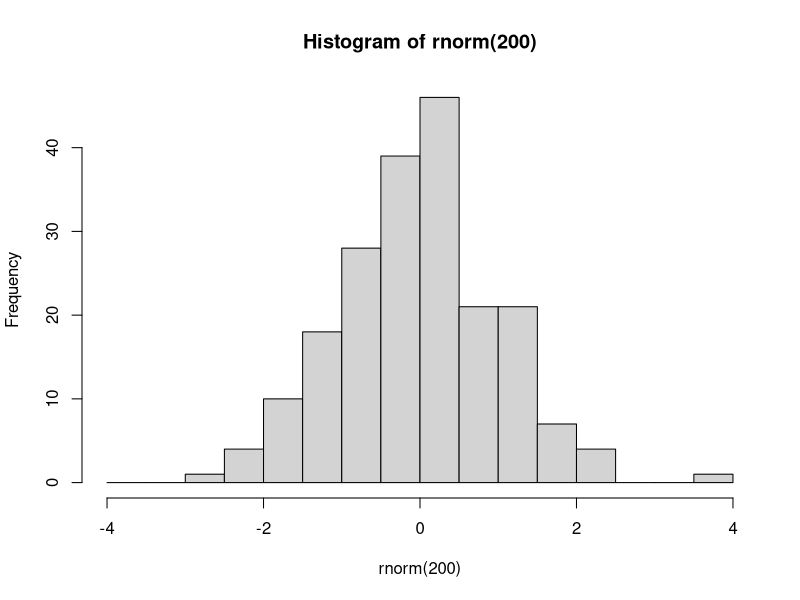
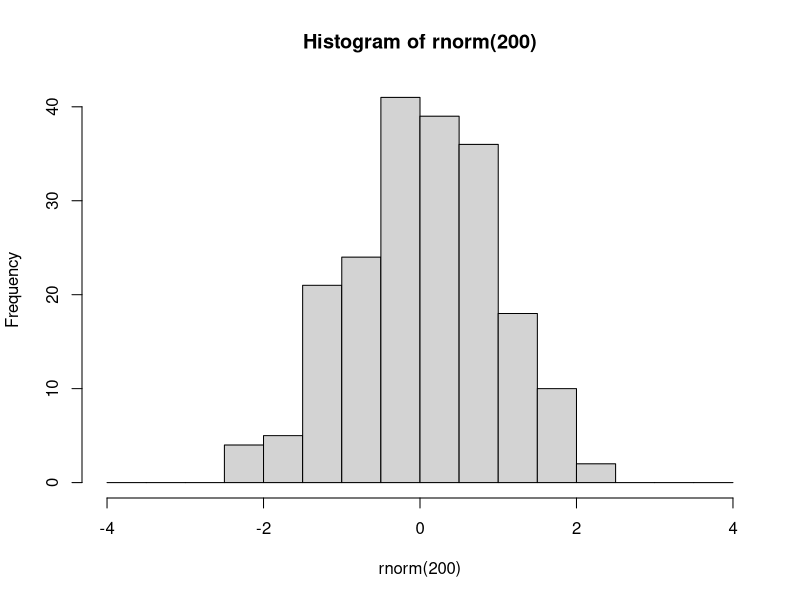

Here is the R script that generated these plots, in order: (Note: this script raises an error after producing the figures.)
###################################
###################################
########                   ########
########   Data Science 1  ########
########       Lab 7       ######## 
########  10th Dec. 2024   ########
########                   ########
###################################
###################################

## Welcome to lab #4. Today we will start with an introduction to the tidyverse,
# Then you will write your own lm() function, and finally a couple of exercises



#####################
####    Pipes    ####
#####################

# The pipe operator looks like this: |>
# It signifies: take the element on the left and use it as the first argument in the function on the right

# Example

hist(rnorm(200), breaks=seq(-4,4,0.5))
# is equivalent to

rnorm(200) |> hist(breaks=seq(-4,4,0.5))

# The purpose of the pipe is mostly aesthetic, in particular to avoid large numbers of parentheses when something needs to be transformed using multiple functions:



### 1.1 Rewrite the following expression using pipes:
set.seed(123)
round(sqrt(log(runif(10,1,10))),2)


# Pipes were initially created in a package called magrittr, part of the 'tidyverse' group of packages


########################
####    Packages    ####
########################

# Packages are essentially environments full of functions and/or objects which aren't loaded into R by default, but must be first installed (generally from a repository called CRAN), and then loaded

# Here we will install tidyverse, which is not one but a series of packages written by the same group of people, which share a number of syntactical features

install.packages('tidyverse')

# After you have installed tidyverse into your packages, you must also load it into your environment

library(tidyverse)

# You will only have to install a package once. However, every time you start fresh in a new R environment, you will have to load the packages you need again.

#########################
####    TIDYVERSE    ####
#########################

# The tidyverse encompasses a very large number of packages, and is fairly powerful (in that you can do a lot using tidyverse packages)
# However, you DO NOT need to use tidyverse exclusively! I mostly don't use it, for example, preferring to stick to base R except for a few functionalities.

# Downsides of tidyverse include: unique syntax which is very different from other programming languages such as python
# 'Black box' functions that have specific purposes that must be remembered, as opposed to more general-purpose functions in base R
# Often actually more verbose than base R (ie. requires more lines of code to do the same thing)
# Using tidyverse is a matter of preference!

# The pipe operator was originally introduced in the tidyverse package magrittr. 
# The tidyverse pipe operator looks like this: %>%

set.seed(123)
runif(10,1,10) %>% 
  log() %>%
  sqrt() %>%
  round(2)

# In this class we will look at 2 important tidyverse packages.
# Today we will look at dplyr, which is used to manipulate and transform data.
# Next week we will learn ggplot2, which is used for plotting and data visualisation

#####################
####    dplyr    ####
#####################

# The philosophy behind dplyr is that every data transformation can be done using a function, and multiple transformations can be done by piping an object through multiple functions
# For example, in dplyr we no longer use indexing.
# Instead we use the functions 'select', to choose specific columns in a data frame, and 'filter', to choose specific rows.

data(mtcars)

# so instead of:
mtcars[mtcars$cyl == 6, 1:5]
# we would write:
mtcars %>%
  filter(cyl==6) %>%
  select(1:5)

### 2.1
# using select() and filter(), create a new database of cars that are over 4000 lbs in weight, retaining only the wt and mpg columns. Save this database to an object called 'df'.


# After you have selected the rows and columns you are interested in, you can 
# change the order of the rows using arrange

df %>% arrange(wt)

df %>% arrange(desc(wt))


# To change variables, we can use mutate()
df <- df %>% mutate(wt_kg=wt*453.592,
                    km_per_l = mpg*1.60934/3.78541)

# And we can use ifelse() within mutate()
mtcars <- mtcars %>%
            mutate(wt_class = ifelse(wt>=4, 'Oversized','Standard'))

# We can even do a sultiple ifelse statment using case_when()
mtcars <- mtcars %>%
            mutate(
              efficiency = case_when(
                mpg<=15 ~ 'low',
                mpg>15 & mpg<=20 ~ 'medium',
                mpg>20 ~ 'high'
                ))

# Next, summarise (or summarize) is a useful function which collapses a dataframe into a single row and can calculate summary statistics, eg:

mtcars %>% 
  summarise(
    mean_wt = mean(wt),
    sd_wt = sd(wt),
    n = length(mpg)
  )

# We can also use summarise to collapse a data frame not into one single row, but into as many rows as we have groups of interest. 
# To do this, first we need to use group_by()

mtcars %>% group_by(efficiency)

# You'll notice that this automatically changes the data frame into a new kind of object, called a tibble.
# Tibbles are basically tidyverse dataframes, that display information slightly differently, and are a bit more particular about certain things like not wanting empty cells.
# Tibbles can also be grouped, which allows for further operations down the line
# For example:

mtcars %>% 
  group_by(efficiency) %>%
  summarise(
    wt_kg=mean(wt),
    n=length(hp)
  ) %>%
  arrange(
    c('high','medium','low')
  )

# You can group by multiple variables

mtcars %>% 
  group_by(efficiency,cyl) %>%
  summarise(
    wt_kg=mean(wt),
    n=length(hp)
  )

# After grouping a tibble, remember to ungroup it later using ungroup(), or you may have issues down the line.

# 3.1
data(iris)
# using the dplyr functions do the following:
# create a new column called Petal.Area which is the product of the petal width and petal length columns.
# For each of the different species of iris, present the mean and standard deviation for the sepal length, sepal width, and petal area, as well as the number of samples (n)
# Order this database in decreasing order of average petal length.



#######################################################
####    Code your own lm and predict functions!    ####
#######################################################

### 4.1 lm()

# Here I will walk you through the steps needed to write these functions. Follow along with the slides from this week's and last week's lectures - they contain all of the maths and some of the code that you need!

# At each step of the way, you should save each new element you calculate into a new object.

# Your lm function should take as input a y variable, and one or more x variables which should be inputted as a matrix or dataframe with one variable per column. 

my.lm <- function(y,x){

# Start by saving the sample size (n). You will need it later for calculating degrees of freedom for the test statistics and sampling distributions.
  n <- 
# Next create the X matrix using as.matrix. Don't forget to add the column of 1s!
  x <- 
# use the y input and your newly constructed x matrix to calculate the parameter estimates (or coefficients). 
# Hint: see lab 6, and remember that t() gives the transpose of a matrix and solve() gives its inverse
  b <- 
# Next, using these calculated coefficients, calculate all of the predicted values, y_hat, for each of the values of x (each of the rows of the X matrix). 
# Hint: look at the formula for the linear model - and remember we are multiplying matrices!
  y_hat <- 
# Next, calculate the residuals (actual values of y minus the predicted values y_hat)
  e <- 
# Next calculate the estimate of the residual standard error, s. Careful about the denominator here: check how many degrees of freedom you have!
  s <- 
# Using s, calculate the variance covariance matrix of the coefficients.
  vcov_coef <- 
# from this covariance matrix, extract the standard errors of the coefficients
  se_coef <- 
# use these standard errors to calculate the t-values for each of the coefficients
  t_vals <- 
# And use these t-values to calculate p-values.
  p <- 
# Next, calculate the R2 value

  RSS <- 
  TSS <- 
  r2 <- 
# Bonus points if you want to look up how to calculate adjusted R2
  adj_r2 <-
# Next, calculate the F-statistic and the p-value for the model.
  f_stat <- 
  model_p <- 
  
# Finally, put all of these elements into a list, and have your function return that list. 
  return(list(n=n,
              coefficients = b,
              residuals = e,
              s = s,
              vcov = vcov_coef,
              se = se_coef,
              t_values = t_vals,
              p_values = p,
              r2 = r2,
              adj_r2 = adj_r2,
              F_statistic = f_stat,
              model_p_value = model_p))
}

# compare your function against the built-in R function in R.

my.lm(y=mtcars$mpg,x=mtcars[,c('wt','cyl')])

### 4.2 predict()

# This will be much shorter. Create a new function that takes as input the output from your first function, along with a new_data object that has as many columns as there are predictor variables in the model output, and a confidence interval size

my.predict <- function(model_output, new_data, ci_level = 0.97) {
  
  # Extract coefficients from your my.lm output
  coef = 

  # Add a column of 1s to the new_data
  new_data = 

  # generate the predicted values of y from the new_data object based on the coefficients from the model
  # Again, remember the formula for the linear model!
  y_hat = 

#for each of these predicted values, calculate a confidence interval
  # first calculate the critical levels of the t-distribution using the ci_level and the degrees of freedom
  area_in_tails = 
  t_lower = 
  t_upper = 

  # next, for each row of the new_data object, calculate the standard error of the predicted value
  # Check the slides, and remember that 𝒗𝒄𝒐𝒗(𝒃) was saved as "vcov" in the model output
 sy = sqrt(apply(new_data,1,function(.)t(.)%*%model_output$vcov%*%.))
  
  # next, calculate the upper and lower confidence boundaries for each prediction using the critical t-levels and the previously calculated standard error
 ci_lower = 
 ci_upper = 

  # finally, put these confidence intervals into a dataframe
 ci = data.frame(ci_lower,ci_upper)
 colnames(ci) = paste0(ci_level,'%_',c('lower','upper'))
 df = cbind(y_hat = y_hat,ci)
 return(df)
}


### 4.3
# Use your functions to run the following model

# mtcars$mpg ~ mtcars$wt + mtcars$cyl


# Then plot predicted marginal effect of weight for a car with 4 cylynders. Add 96% confidence intervals to the graph.
# Hint: For this, in your "newdata" object, add a column of 4s for the number of cylinders

# Compare this graph to the graph from the lecture.


# What do you conclude?



